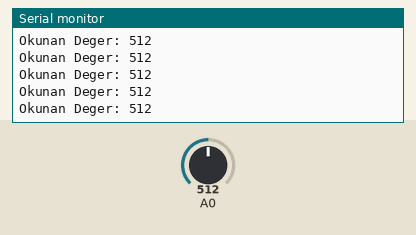
A sketch run on a simulated Arduino Uno, built with avr-gcc and run on an emulated ATmega328P. On the bench: the last lines printed to the serial monitor. Inputs (shaded band) come from the test bench; at power-on: A0 = 512.

Above: at 1.2 s.
1.3 s: A0 set to 981
At 1.33 s:
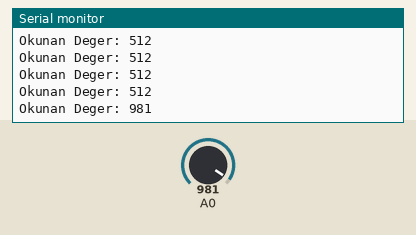
2.8 s: A0 set to 1011
At 2.84 s:
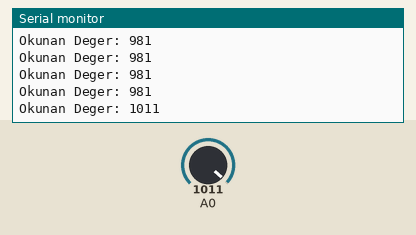
Timing chart, 0 to 5.8 s (numbered marks = the images above; inputs shaded):
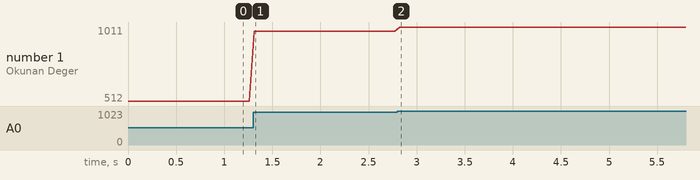

The sketch:

flex__sensor.ino
```cpp
     /*ARDUINO HOCAM SENSÖRLERİ TANIYALIM#13
           FLEX SENSÖR KULLANIMI*/
 int deger;
void setup() {
  // put your setup code here, to run once:
Serial.begin(9600);
}

void loop() {
  // put your main code here, to run repeatedly:
deger=analogRead(A0);
Serial.print("Okunan Deger: ");
Serial.println(deger);
delay(50);
}
```

Measured:
- after the input at 1.3 s, the serial monitor: prints a new line at once (image 1)
- after the input at 2.8 s, the serial monitor: prints a new line at once (image 2)
- plotted number 1: 512 → 981 after the input at 1.3 s, 981 → 1011 after the input at 2.8 s
